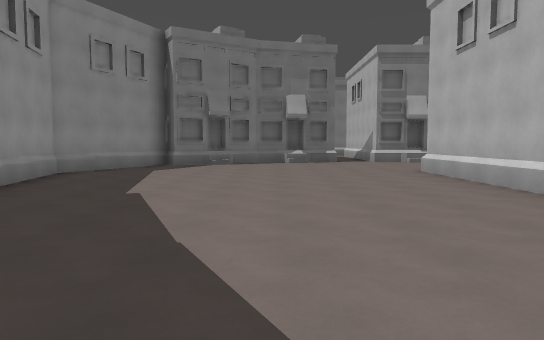
[1] (above)

24 first-person views from a walk through a level from a Godot 3-D game. The camera is 1.5 m above the floor, tilts 4° down and sees 70° across. The floor is counted in squares, 2.4 m on a side. Each view is taken from the middle of a square. On the plan, view 1 faces up. The plan holds only what a view shows up to about 11 squares ahead; the rest is blank. The place goes on beyond the plan. Surface patterns are stand-ins for the level's own textures.

[2]
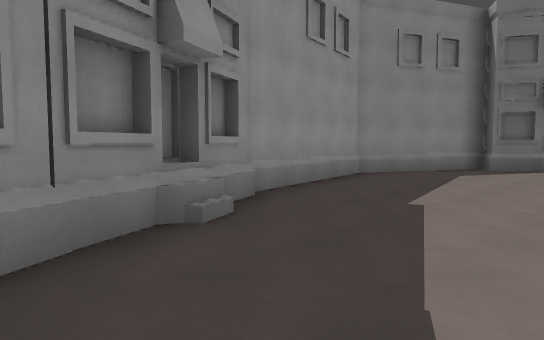

[3]
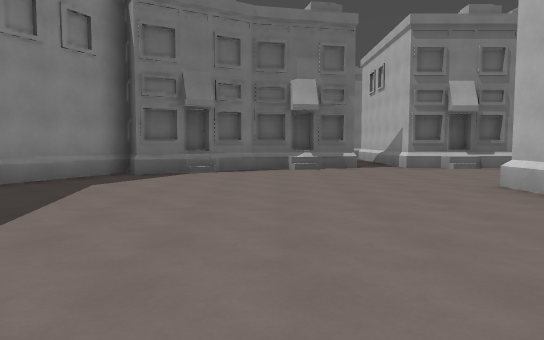

[4]
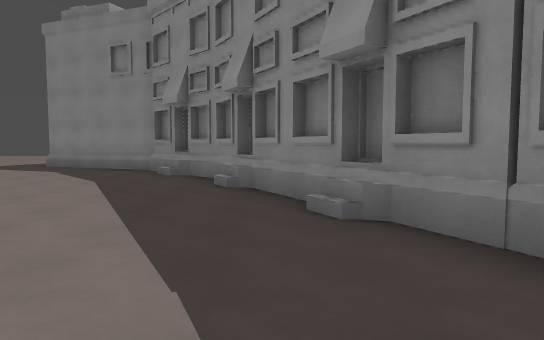

[5]
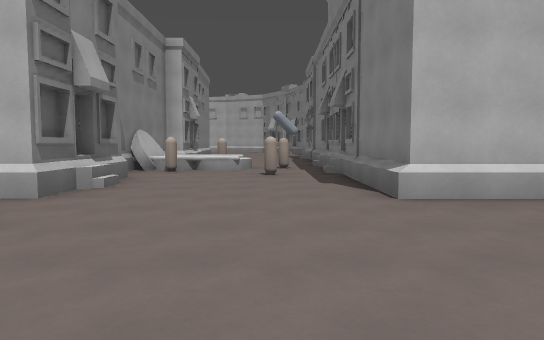

[6]
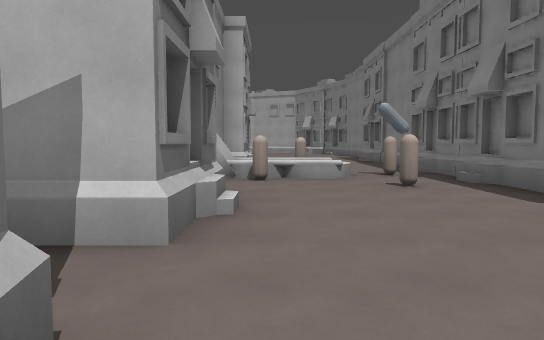

[7]
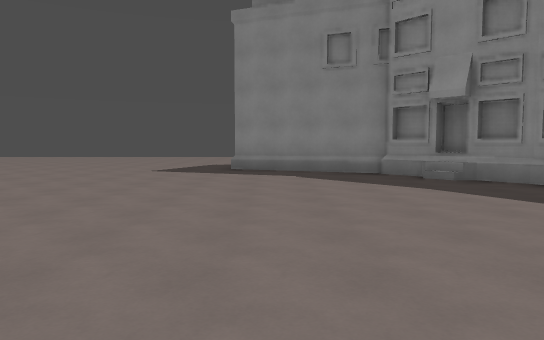

[8]
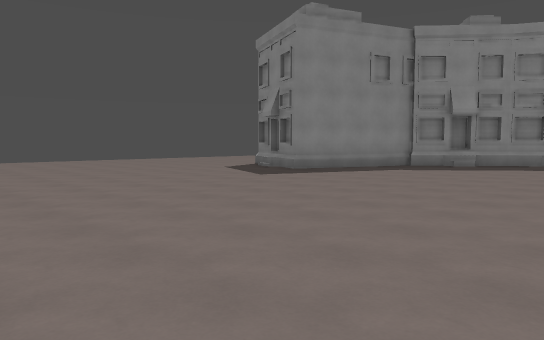

[9]
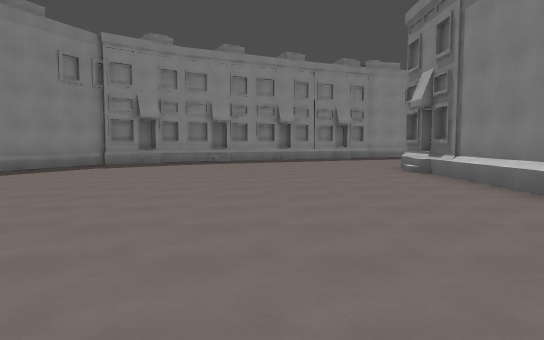

[10]
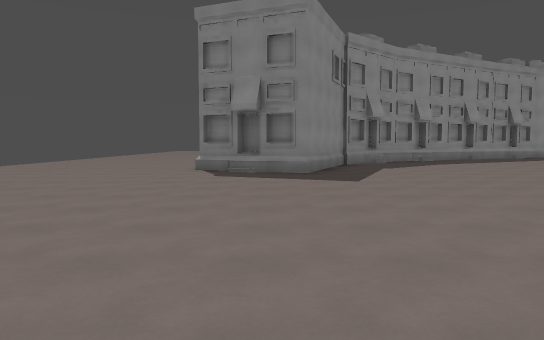

[11]
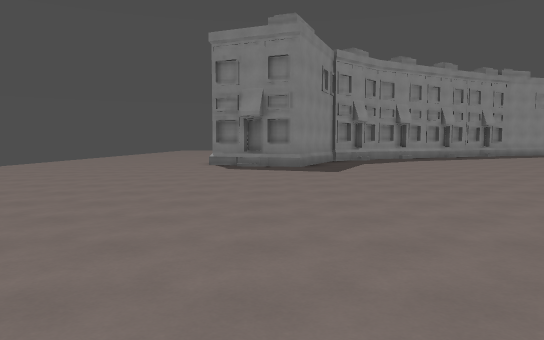

[12]
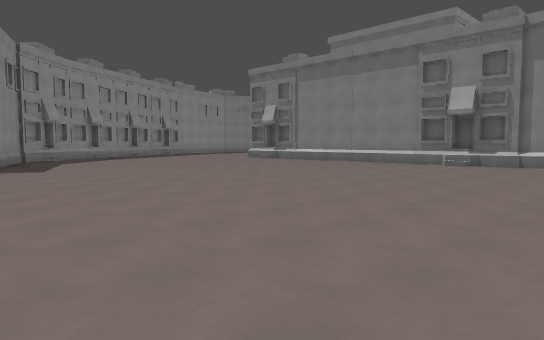

[13]
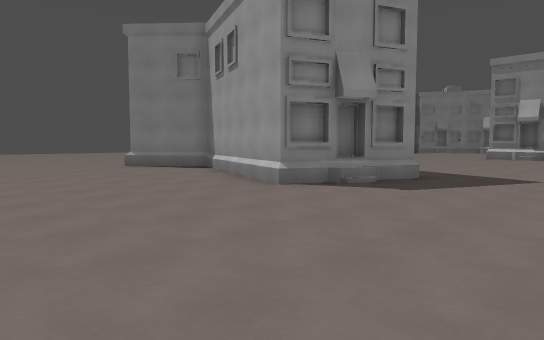

[14]
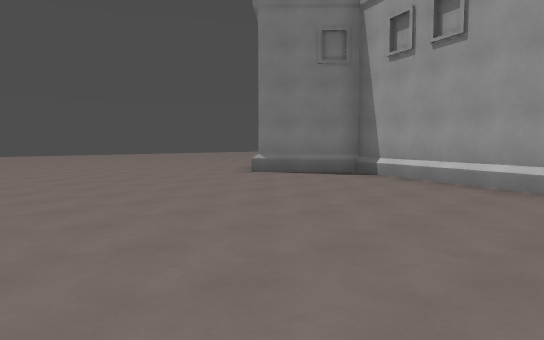

[15]
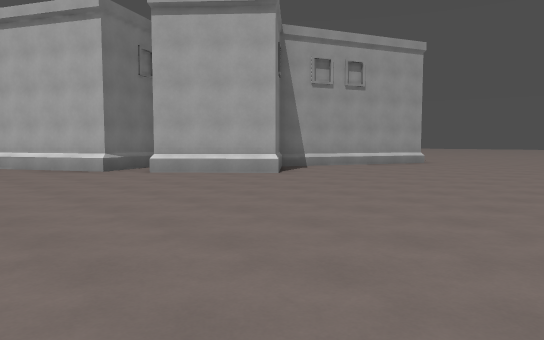

[16]
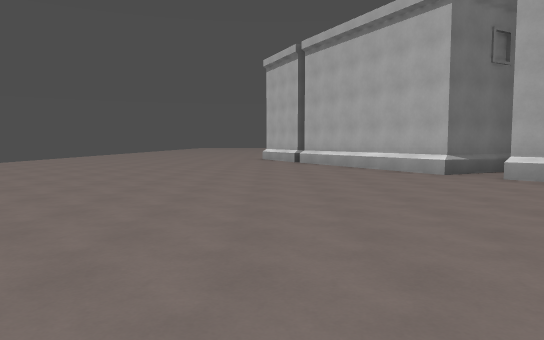

[17]
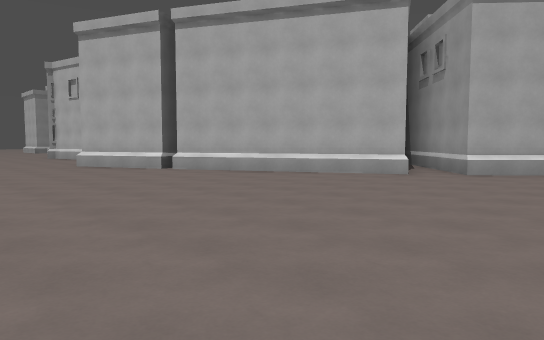

[18]
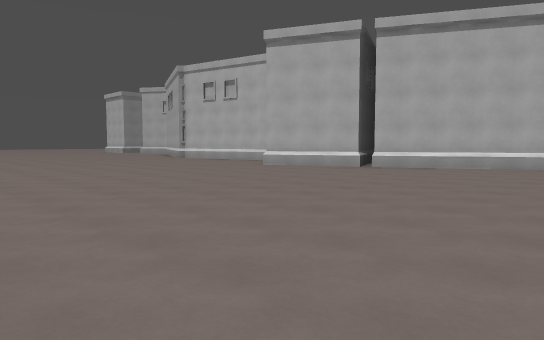

[19]
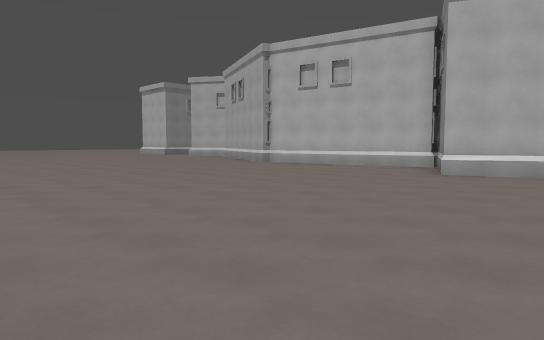

[20]
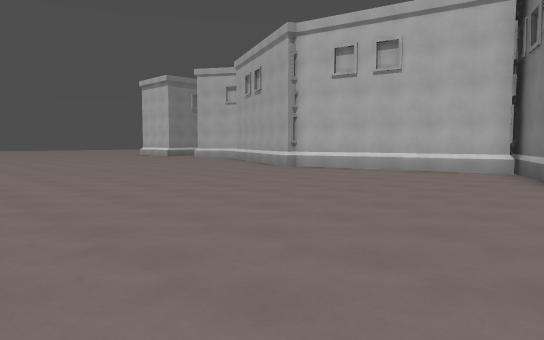

[21]
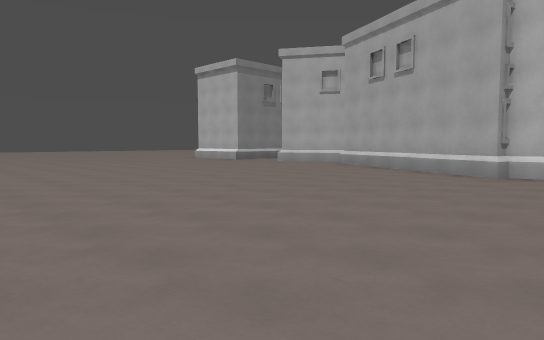

[22]
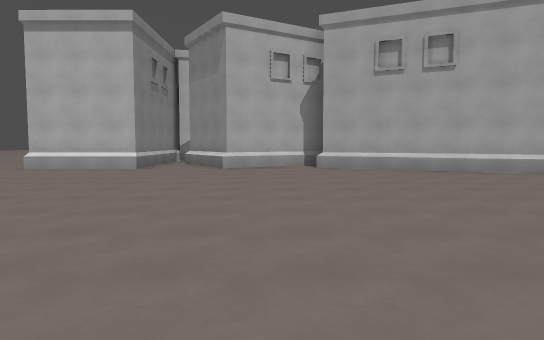

[23]
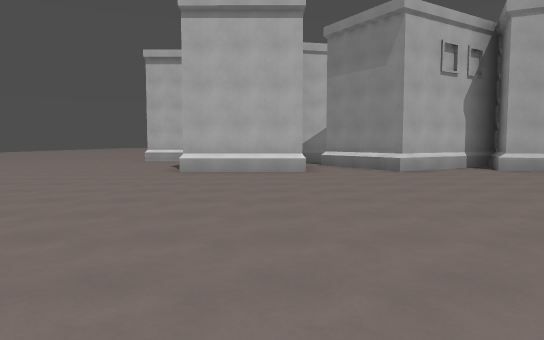

[24]
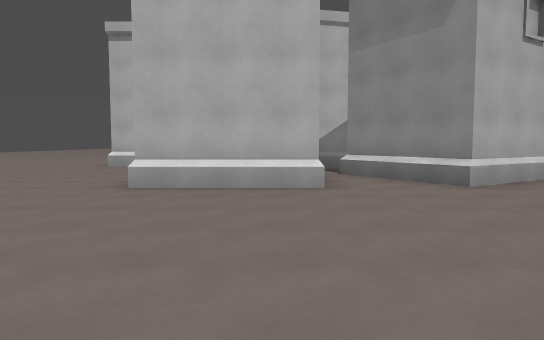

### Floor plan
Key: @ floor where view 1 was taken; # wall or solid block; . floor; / step, stairs or slope; ^ raised ledge; B building; O other object.
Columns run from 16 left of view 1 to 16 right of it. Each row starts with its distance up from view 1.
 23          ........
 22        .........#
 21       .........B
 20     .......#
 19    ........#    B
 18   .........#    BB
 17    ............#
 16    .........## #
 15   .........##
 14  ...........#      .##
 13   .........B#   ###.B##.## ##B
 12   .........####B.......O^^
 11   ........####B.........^^O
 10   ........###..........O.O..
  9  ........####................
  8  ........###........##BBBBB #
  7  ........#  ........  B BB.B
  6  .........  #.......  B   B
  5  .........###.......
  4  .........###.......#       #
  3  .........## B.......B.... ./B.B
  2 ........###  #.................
  1 ........B##  ##................
  0 .........B#   #.@...............
 -1 .........B#    B................
 -2  .........##   #................
 -3 ..........B#   #B...............
 -4 ...........######B..............
 -5 ...........B### ###..............
 -6 ............B#   ####B...........
 -7     .........########............
 -8     ..........#...##B............
 -9     ..........................
-10       ......................
-11       .....................
-12        ....................
-13         .................
-14         ....     .....

Where each view was taken, in squares from view 1:
view 1: 0 up, 0 right, facing up
view 2: 1 up, 0 right, facing up-left
view 3: 3 up, 0 right, facing up
view 4: 4 up, 1 left, facing down
view 5: 10 up, 1 left, facing right
view 6: 12 up, 1 right, facing right
view 7: 3 up, 4 right, facing down
view 8: 0 up, 12 right, facing down-left
view 9: 0 up, 13 right, facing left
view 10: 7 down, 13 right, facing left
view 11: 7 down, 15 right, facing left
view 12: 8 down, 16 right, facing up-left
view 13: 13 down, 8 right, facing up-left
view 14: 14 down, 4 right, facing up-left
view 15: 14 down, 8 left, facing up-right
view 16: 13 down, 8 left, facing up
view 17: 9 down, 12 left, facing up-right
view 18: 6 down, 16 left, facing up-right
view 19: 1 down, 16 left, facing up-right
view 20: 1 up, 15 left, facing up-right
view 21: 6 up, 15 left, facing up-right
view 22: 14 up, 15 left, facing right
view 23: 18 up, 14 left, facing right
view 24: 18 up, 11 left, facing right
